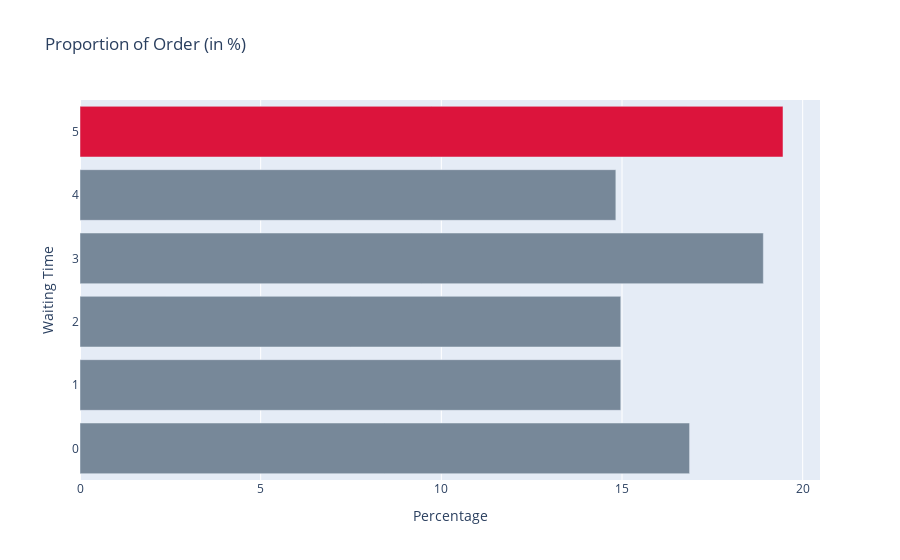

Notebook code for this chart:
### Code cell
counts = df3['Waiting Time'].value_counts()*100/sum(df3['Waiting Time'].value_counts())
popular_labels = counts.index[:10]   # Top 10
popular_labels
colors = ['lightslategray',] * len(popular_labels)
colors[0] = 'crimson'
fig = go.Figure(data=[go.Bar(
    x=counts[:10],
    y=popular_labels,
    marker_color=colors, # marker color can be a single color value or an iterable
    orientation='h'
)])

fig.update_layout(title_text='Proportion of Order (in %)',
                  xaxis_title="Percentage",
                  yaxis_title="Waiting Time")

### Figure 1 — Plotly figure (JSON) as saved in the notebook; plotly's stock layout.template omitted (floating-point values rounded to 4 significant figures)
{"data": [{"marker": {"color": ["crimson", "lightslategray", "lightslategray", "lightslategray", "lightslategray", "lightslategray"]}, "orientation": "h", "type": "bar", "x": [19.46, 18.91, 16.87, 14.97, 14.97, 14.83], "y": [5, 3, 0, 1, 2, 4]}], "layout": {"autosize": true, "title": {"text": "Proportion of Order (in %)"}, "xaxis": {"autorange": true, "range": [0, 20.48], "title": {"text": "Percentage"}, "type": "linear"}, "yaxis": {"autorange": true, "range": [-0.5, 5.5], "title": {"text": "Waiting Time"}, "type": "linear"}}}
